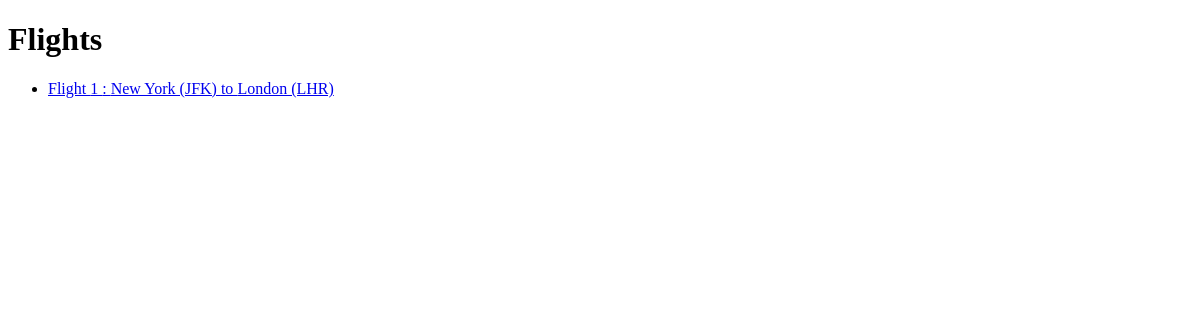
/flights/, run on an earlier commit of the app's database.
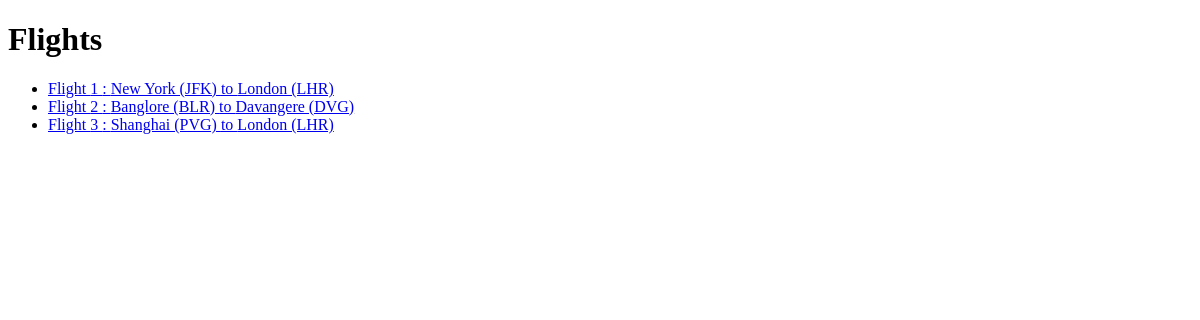
And on a later commit of the database.
### flights/models.py (models this page shows, shortened)
class Flight(models.Model):
    origin = models.ForeignKey(Airport,on_delete=models.CASCADE,related_name="departures")
    destination = models.ForeignKey(Airport,on_delete=models.CASCADE,related_name="arrivals")
    duration = models.IntegerField()

class Airport(models.Model):
    code=models.CharField(max_length=3)
    city=models.CharField(max_length=64)
    def __str__(self) :
        return f"{self.city} ({self.code})"

### flights/views.py (the view)
# urls.py: path("",views.index,name="index"),
def index(request):
    return render(request,"flights/index.html",{
        "flights":Flight.objects.all()#here i am just passing from db so now all objects
    })

### flights/templates/flights/index.html
{% extends "flights/template.html" %}
{% block body%}
<h1>Flights</h1>
<ul>
    {% for flight in flights %}
        <li>
            <a href="{% url 'flight' flight.id %}">
            Flight {{flight.id}} : {{flight.origin}} to {{flight.destination}}</a></li>
    {% endfor %}
</ul>
{% endblock %}

### flights/templates/flights/template.html (shortened to what this page needs)
<!DOCTYPE html>
<html lang="en">
<head>
</head>
<body>
    {%block body%}
    {%endblock%}
</body>
</html>

What changed in the data, as far as the page shows it:
added Flight: id "2", origin "Banglore (BLR)", destination "Davangere (DVG)"
added Flight: id "3", origin "Shanghai (PVG)", destination "London (LHR)"
